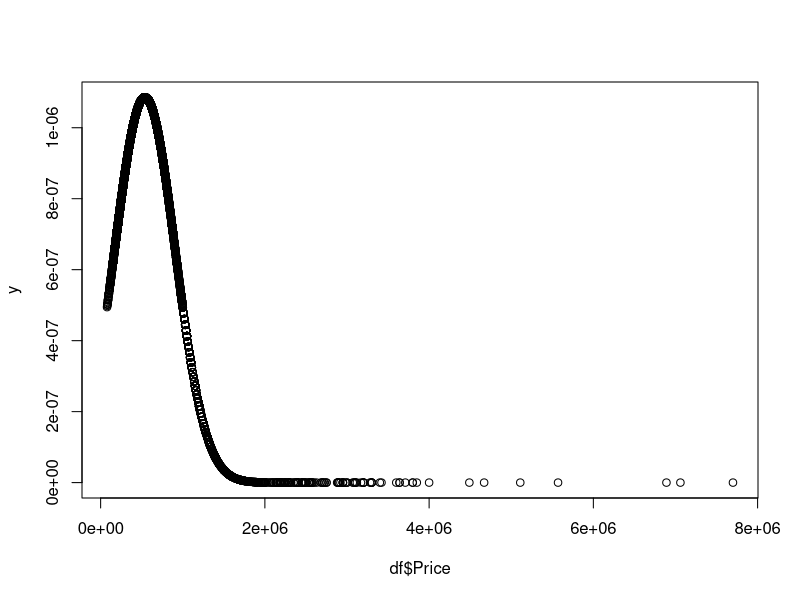
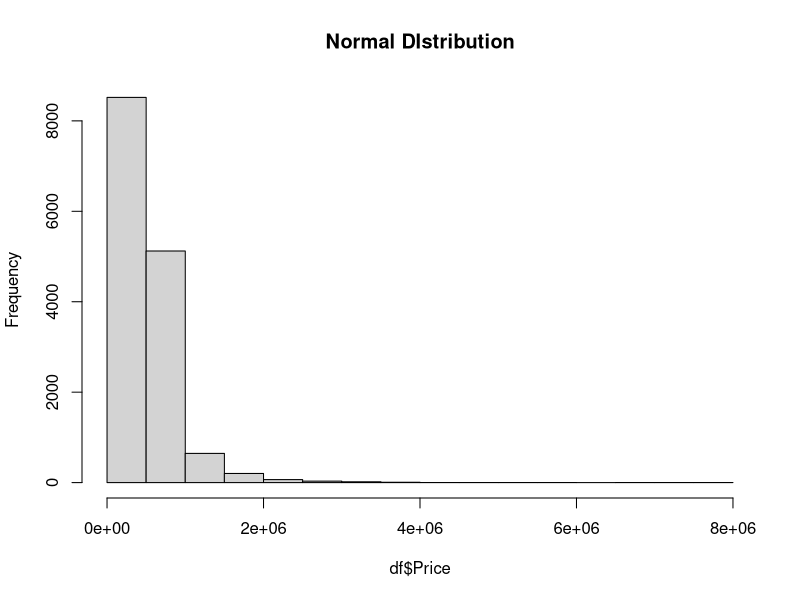
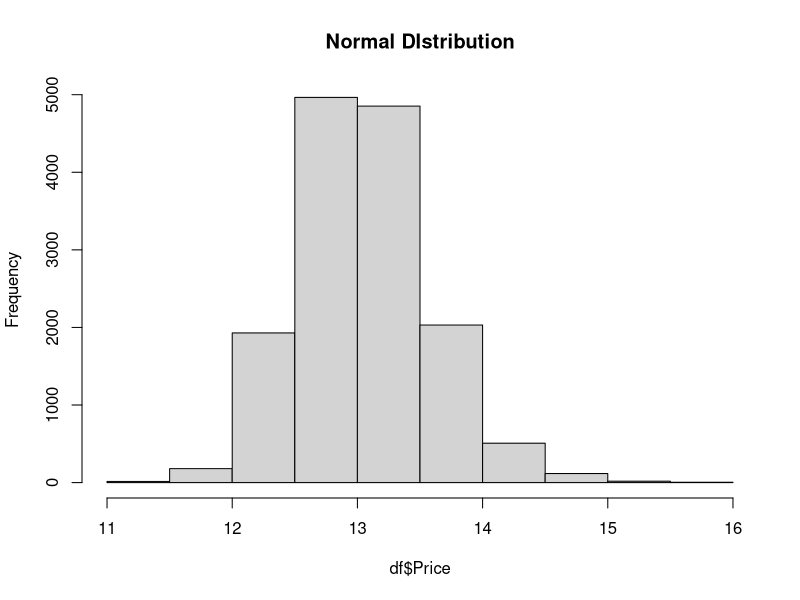

The R script that drew these images, in order: (Note: this script raises an error after producing the figures.)
## load library
library(caret)
library(tidyverse)
library(readxl)
library(ggplot2)

# House Price Prediction
# 1. load data
df <- read_excel("HousePriceIndia.xlsx")
glimpse(df)

# Normal Distribution
mean(df$Price)
sd(df$Price)
y <- dnorm(df$Price, mean = 538932.2, sd = 367532.4)
plot(df$Price,y)

# histogram
hist(df$Price, main = "Normal DIstribution")

# 2. data prep

# take log to normalize data
df$Price <- log(df$Price)
hist(df$Price, main = "Normal DIstribution")

# rename
df <- df %>% rename_with(~ tolower(gsub(" ", "_", .x, fixed = TRUE)))
colnames(df)


# 3.split data

#subset_df <- df %>%
#  select(id, number_of_bedrooms, number_of_bathrooms, living_area, lot_area, number_of_floors, #built_year, price) %>%
#  as_tibble()

train_test_split <- function(data, trainRatio=0.7) {
  set.seed(42)
  n <- nrow(data)
  id <- sample(1:n, size=trainRatio*n)
  train_data <- data[id, ]
  test_data <- data[-id, ]
  
  list(train=train_data, test=test_data) 
}

splitData <- train_test_split(df, 0.7)
train_data <- splitData$train
test_data <- splitData$test



# 4. train
set.seed(42)

ctrl <- trainControl(
  method = "cv", # k-fold golden standard
  number = 5, # k=5
  verboseIter = TRUE #print log processing
)

# Stepwise Regression Essentials
step_model <- train(price ~ ., 
                    data = train_data[ ,-1],
                    method = "leapSeq", 
                    tuneGrid = data.frame(nvmax = 1:5),
                    preProcess = c("center", "scale"),
                    trControl = ctrl)

summary(step_model$finalModel)
step_model$bestTune

# the best 5-variables model contains living_area, number_of_views, grade_of_the_house, built_year, lattitude

#Linear regression
lm_model <- train(price ~ living_area + number_of_views + grade_of_the_house + built_year + lattitude,
                  data = train_data,
                  method = "lm",
                  preProcess = c("center", "scale"), #standardization
                  trControl = ctrl) 

# KNN
# tuneLength random search
knn_model <- train(price ~ living_area + number_of_views + grade_of_the_house + built_year + lattitude,
                    data = train_data,
                    method = "knn",
                    metric = "Rsquared",
                    tuneLength = 3,    #random 3 k
                    preProcess = c("center", "scale"),
                    trControl = ctrl)

# Random Forest
rf_model <- train(price ~ living_area + number_of_views + grade_of_the_house + built_year + lattitude, 
                  data = train_data,
                  method = "rf", # random forest
                  trControl = ctrl) 

#rf > knn > lm
## compare models 

list_models <- list(lm = lm_model,
                    knn = knn_model,
                    randomForest = rf_model)

result <- resamples(list_models)

summary(result)

# 3. score
price_pred <- predict(rf_model, newdata = test_data)

# 4. evaluate

RSQUARE = function(y_actual,y_predict){
  cor(y_actual,y_predict)^2
}

RSQUARE(test_data$price, price_pred)

# 5. save model
saveRDS(rf_model, "rf_regression_v1.RDS")
